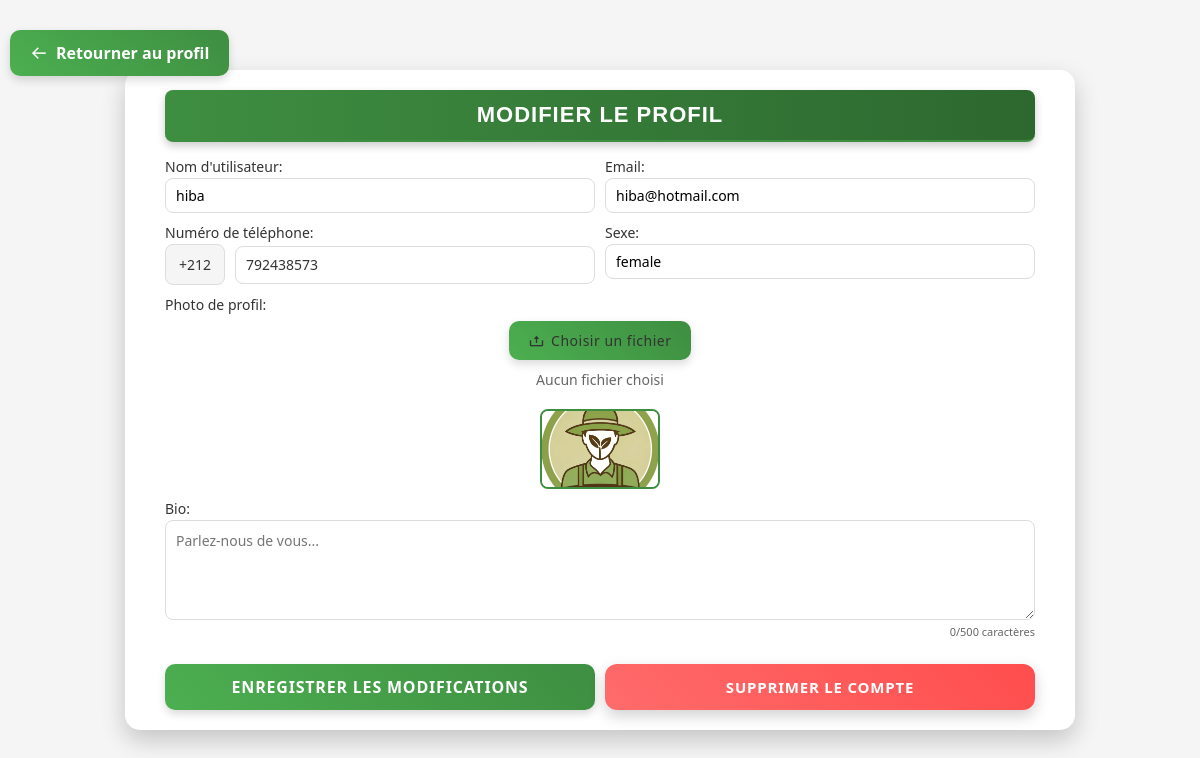
Screenshot of /edit_profile.php (signed in) with the database file from the repository.
### tables this page shows
CREATE TABLE IF NOT EXISTS `users` (
  `id` int NOT NULL AUTO_INCREMENT,
  `username` varchar(100) NOT NULL,
  `email` varchar(255) NOT NULL,
  `phone` varchar(25) DEFAULT NULL,
  `password` varchar(255) NOT NULL,
  `profile_pic` varchar(255) DEFAULT 'Images/profile.jpg',
  `created_at` timestamp NULL DEFAULT CURRENT_TIMESTAMP,
  `bio` text,
  `user_type` varchar(20) NOT NULL,
  `user_tag` varchar(50) DEFAULT NULL,
  `gender` varchar(10) DEFAULT NULL,
  PRIMARY KEY (`id`),
  UNIQUE KEY `username` (`username`),
  UNIQUE KEY `email` (`email`)
);

### edit_profile.php (the view, shortened to what this page needs)
<?php
$servername = "localhost";
$username = "root";
$password = "";
$dbname = "farmx";
$conn = new mysqli($servername, $username, $password, $dbname);
$userId = $_SESSION['user_id'];
$sql = "SELECT username, email, phone, profile_pic, bio, gender FROM users WHERE id = ?";
$stmt = $conn->prepare($sql);
$stmt->bind_param("i", $userId);
$stmt->execute();
$stmt->bind_result($username, $email, $phone, $profilePic, $bio, $gender);
?>
<!DOCTYPE html>
<html lang="fr">
<head>
    <link href='https://unpkg.com/boxicons@2.1.4/css/boxicons.min.css' rel='stylesheet'>
</head>
<body>
    <a href="profile.php" class="back-to-profile-link">
        <i class='bx bx-arrow-back'></i>
        Retourner au profil
    </a>
    <div class="profile-container">
        <h2>Modifier le Profil</h2>
        <form action="update_profile.php" method="POST" enctype="multipart/form-data">
            <div class="form-group">
                <label for="username">Nom d'utilisateur:</label>
                <input type="text" id="username" name="username" value="<?php echo htmlspecialchars($username); ?>" required
                       pattern="^[a-zA-Z0-9_]{3,20}$"
                       title="Le nom d'utilisateur doit comporter entre 3 et 20 caractères et ne peut contenir que des lettres, des chiffres et des underscores">
            </div>
            <div class="form-group">
                <label for="email">Email:</label>
                <input type="email" id="email" name="email" value="<?php echo htmlspecialchars($email); ?>" required
                       pattern="^[a-zA-Z0-9._%+-]+@(gmail\.com|yahoo\.com|hotmail\.com|outlook\.com|icloud\.com)$"
                       title="Veuillez entrer une adresse email valide avec un domaine pris en charge (gmail.com, yahoo.com, hotmail.com, outlook.com, ou icloud.com)">
            </div>
            <div class="form-group">
                <label for="phone">Numéro de téléphone:</label>
                <div class="phone-input-group">
                    <span class="phone-prefix">+212</span>
                    <input type="tel" id="phone" name="phone" class="phone-input"
                           placeholder="6XXXXXXXX ou 7XXXXXXXX"
                           value="<?php echo substr(htmlspecialchars($phone), -9); ?>"
                           maxlength="9"
                           pattern="^[67][0-9]{8}$"
                           title="Veuillez entrer un numéro de téléphone marocain valide commençant par 6 ou 7"
                           oninput="validatePhoneInput(this)">
            </div>
            </div>
            <div class="form-group">
                <label for="gender">Sexe:</label>
                <?php if (!empty($gender)): ?>
                    <input type="text" id="gender" name="gender" value="<?php echo htmlspecialchars($gender); ?>" readonly>
                <?php endif; ?>
            </div>
            <div class="form-group full-width">
                <label for="profile-pic-upload">Photo de profil:</label>
                <div class="profile-pic-upload-container">
                    <label for="profile-pic-upload" class="custom-file-upload">
                        <i class='bx bx-upload'></i> Choisir un fichier
                    </label>
                    <span id="file-name" class="file-name">Aucun fichier choisi</span>
                    <div class="profile-pic-preview-wrapper">
                        <img id="profile-pic-preview" src="" alt="Aperçu de la photo de profil" class="profile-pic-preview" style="display: none;">
                    </div>
                </div>
            </div>
            <div class="form-group full-width">
                <label for="bio">Bio:</label>
                <textarea id="bio" name="bio" maxlength="500" placeholder="Parlez-nous de vous..."><?php echo htmlspecialchars($bio ?? ''); ?></textarea>
                <div class="char-count"><span id="bio-char-count">0</span>/500 caractères</div>
            </div>
            <div class="form-actions">
                <button type="submit">Enregistrer les modifications</button>
                <button type="button" id="delete-account-btn" class="delete-account-btn">Supprimer le compte</button>
            </div>
        </form>
    </div>
</body>
</html>

### rows the page displays
users: username "hiba", email "hiba@hotmail.com", phone "792438573", gender "female"
